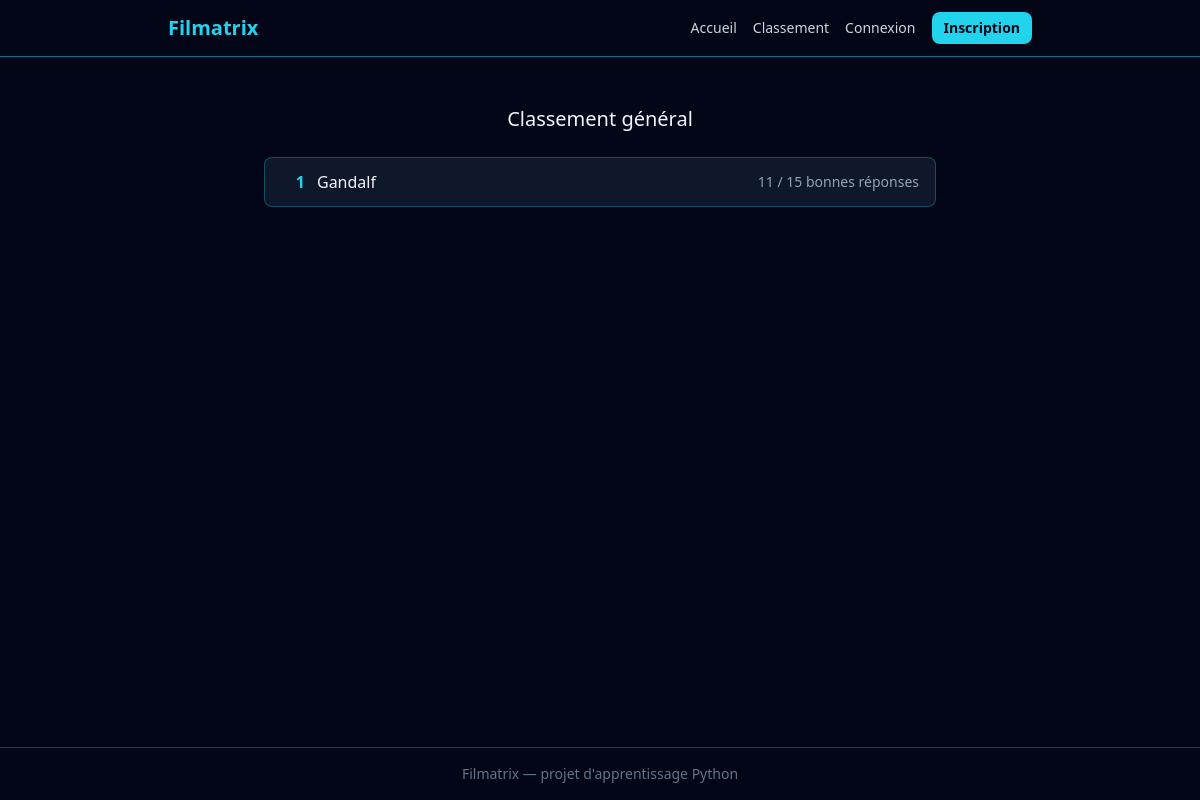
Page /classement on the committed database.
### src/models.py (models this page shows, shortened)
class User(db.Model, UserMixin):
    __tablename__ = "users"
    id = db.Column(db.Integer, primary_key=True)
    username = db.Column(db.String(50), unique=True, nullable=False)
    email = db.Column(db.String(120), unique=True, nullable=False)
    password_hash = db.Column(db.String(255), nullable=False)

### app.py (the view)
    @app.route("/classement")
    def leaderboard() -> str:
        results = (
            db.session.query(
                User.username,
                func.count(Attempt.id).label("total"),
                func.sum(db.case((Attempt.is_correct, 1), else_=0)).label("correct"),
            )
            .join(Attempt, Attempt.user_id == User.id)
            .group_by(User.id)
            .order_by(func.sum(db.case((Attempt.is_correct, 1), else_=0)).desc())
            .all()
        )
        return render_template("classement.html", results=results)

### templates/classement.html
{% extends "base.html" %}
{% block content %}
<div class="max-w-2xl mx-auto mt-8">
    <h2 class="text-xl mb-6 text-center">Classement général</h2>
    {% if results %}
    <div class="flex flex-col gap-2">
        {% for result in results %}
        <div class="flex items-center justify-between bg-slate-900 border border-cyan-400/30 rounded-lg px-4 py-3">
            <div class="flex items-center gap-3">
                <span class="text-cyan-400 font-bold w-6 text-right">{{ loop.index }}</span>
                <span>{{ result.username }}</span>
            </div>
            <span class="text-slate-400 text-sm">
                {{ result.correct }} / {{ result.total }} bonnes réponses
            </span>
        </div>
        {% endfor %}
    </div>
    {% else %}
    <p class="text-slate-500 text-center">Aucune partie jouée pour le moment.</p>
    {% endif %}
</div>
{% endblock %}

### rows in the picture
User: username "Gandalf", correct "11", total "15"
